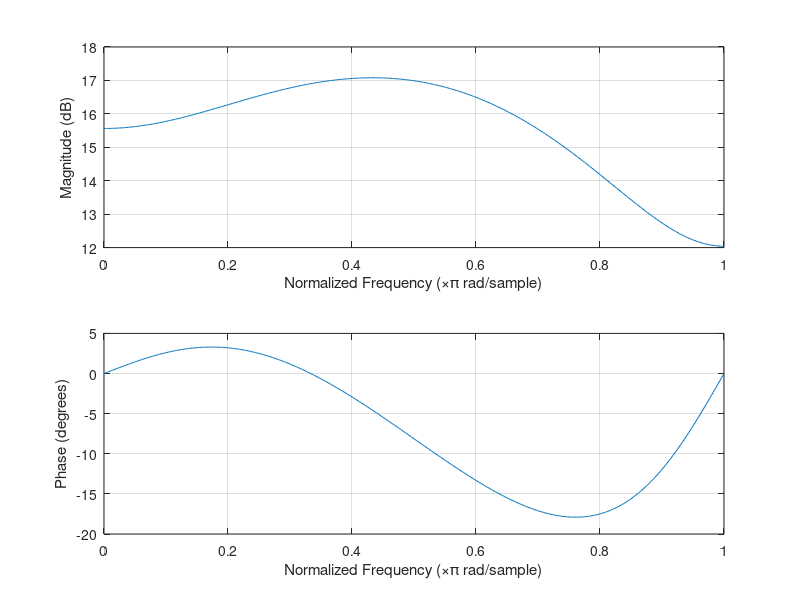

This figure's MATLAB source: (Note: this script raises an error after producing the figure.)
clc;
clear all;
close all;

num=[6 1 -1];
den=[1];
H1=filt(num,den)
%[h,w]=freqz(num,den,50);
figure;
freqz(num,den)
[z,p,k]=tf2zpk(num,den);


%-----------------
z=[-2 3]';
p=[0 0]';
k=1;
[b,a] = zp2tf(z,p,k);
H2=filt(b,a)
figure;
freqz(b,a)
%---------


z=[-2 0.33]';
p=[0 0]';
k=3;
[b,a] = zp2tf(z,p,k);
H3=filt(b,a)
figure;
freqz(b,a)
%---------------

z=[-0.5 3]';
p=[0 0]';
k=2;
[b,a] = zp2tf(z,p,k);
H4=filt(b,a)
figure;
freqz(b,a)
















% z=[-0.5 0.333]'
% p=[0 0]'
% k=6;
% 
% [b,a] = zp2tf(z,p,k)
% figure;
% 
% 
% freqz(b,a)


% s=[1 1]
% s1=perms(s)
% s2=s1.*[z(1) z(2)]